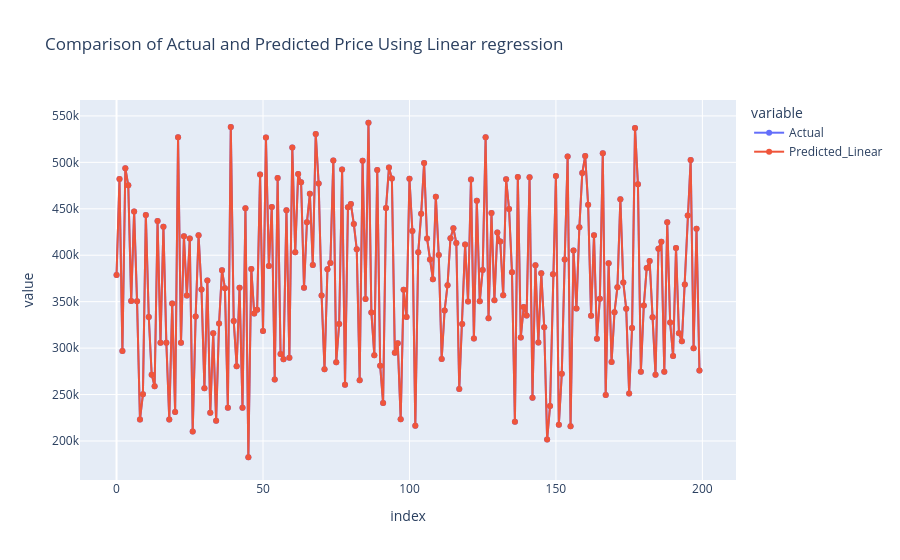

Write notebook code for a chart like this one.
### Code cell
# Create the plot
fig = px.line(
    df_pred_lin,
    markers=True,
    title="Comparison of Actual and Predicted Price Using Linear regression",
)

# Show the plot
fig.show()

### Figure 1 — Plotly figure (JSON) as saved in the notebook; plotly's stock layout.template omitted (floating-point values rounded to 4 significant figures; data arrays with more than 128 entries replaced by an {"elided": "..."} marker saying what was removed)
{"data": [{"hovertemplate": "variable=Actual<br>index=%{x}<br>value=%{y}<extra></extra>", "legendgroup": "Actual", "line": {"color": "#636efa", "dash": "solid"}, "marker": {"symbol": "circle"}, "mode": "lines+markers", "name": "Actual", "orientation": "v", "showlegend": true, "type": "scatter", "x": {"elided": "200 int values"}, "xaxis": "x", "y": {"elided": "200 float values"}, "yaxis": "y"}, {"hovertemplate": "variable=Predicted_Linear<br>index=%{x}<br>value=%{y}<extra></extra>", "legendgroup": "Predicted_Linear", "line": {"color": "#EF553B", "dash": "solid"}, "marker": {"symbol": "circle"}, "mode": "lines+markers", "name": "Predicted_Linear", "orientation": "v", "showlegend": true, "type": "scatter", "x": {"elided": "200 int values"}, "xaxis": "x", "y": {"elided": "200 float values"}, "yaxis": "y"}], "layout": {"legend": {"title": {"text": "variable"}, "tracegroupgap": 0}, "title": {"text": "Comparison of Actual and Predicted Price Using Linear regression"}, "xaxis": {"anchor": "y", "domain": [0.0, 1.0], "title": {"text": "index"}}, "yaxis": {"anchor": "x", "domain": [0.0, 1.0], "title": {"text": "value"}}}}
